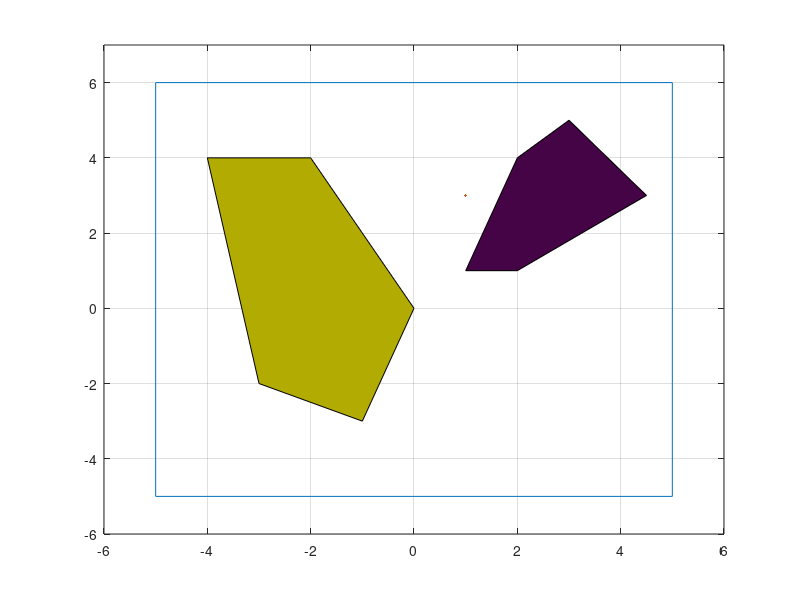
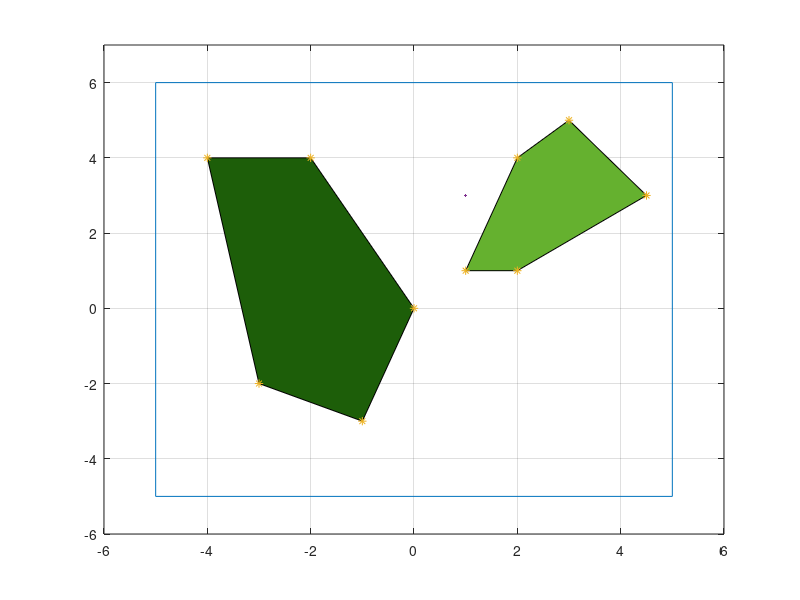

The MATLAB script that drew these images, in order: (Note: this script raises an error after producing the figures.)
clc
close all
clear 
%% Input 

%Workspace

Ymax   = 6;
Ymin   =-5;
Xwidth =10;

W = [Ymax Ymin Xwidth]; % Assume (0,0) is origin


%extracting work space
w1 = [-W(3)/2 W(1)];
w2 = [W(3)/2 W(1)];
w3 = [W(3)/2 W(2)];
w4 = [-W(3)/2 W(2)];
w5 = [-W(3)/2 W(1)];


WorkSpace = [w1; w2; w3; w4; w5];

% Obsticles

Q1 = [-4 4 ;-2 4 ;0 0 ; -1 -3;-3 -2];
Q2 = [1 1; 2 4; 3 5; 4.5 3; 2 1];

P(:,:,1) = Q1;
P(:,:,2) = Q2;



%% algo

% Getting all x and y Vales
n=0;
for i =1:length(P(1,1,:))
    for j =1:length(P)
    n = n+1;
    Px(n) = P(j,1,i);
    Py(n) = P(j,2,i);
    end
end
Xobj = [Px;Px];

% getting points from left to right

for i =1:length(Px)
    xmin = min(Px);
    finder = find(Px ==xmin);
  
    if length(finder)>=2
        for j = 2:length(finder)
            finder(j) =[];
        end
    else
    end

    Px(finder) = [];
    STGx(i) = xmin;
    STGy(i) = Py(finder);
    Py(finder) = [];
end

% Creaing verticle line

for i = 1:length(STGx)
VLine(:,1,i) =  [STGx(i) Ymax];
VLine(:,2,i) =  [STGx(i) Ymin];

Vlinex(:,i) = [STGx(i) STGx(i)];
Vliney(:,i) = [Ymax Ymin];
end

% stoping the vertivcle line from going through the obsticle

n=0;
for i =1:length(P(1,1,:))
     
     Que = 1:length(P);
     Que = [length(P) Que 1];
    for j =1:length(P)
        n = n+1;

        P_current    = P(j,1,i);
        P_node_back  = P(Que(j),1,i);
        P_node_front = P(Que(j+2),1,i);

       if (P_current < min(P_node_front, P_node_back)) || (P_current > max(P_node_front, P_node_back))
            

       else 

           if mean(P(:,2,i)) > P(j,2,i)
                Vliney(:,n) = [P(j,2,i) Ymin];
           else
                Vliney(:,n) = [Ymax P(j,2,i)];
           end
           
        end
    end
end

%% Getting polygons

%sweeping from left to right

n=0;
m=0;
k=0;

for i =1:length(P(1,1,:))
     
    xlast  = -W(3)/2;
    ylast1 = Ymax;
    ylast2 = Ymin;

    if i>1
    
    xlast  = max(P(:,1,i-1));
    else
    end

     Que = 1:length(P);
     Que = [length(P) Que 1];

  
       
   
    for j =1:length(P)+1
        n = n+1;
        m = m+1;
        k = k+1;

       

    
     if j == length(P)+1
        k = k-1;

        P_current    = [P(1,1,i) P(1,2,i)];
        P_node_back  = [P(Que(1),1,i) P(Que(j),2,i)];
        P_node_front = [P(Que(1+2),1,i) P(Que(1+2),2,i)];




       x1 = P(1,1,i);
       x4 = x1;
       x2 = xlast;
       x3 = x2;

        y1 =  P(1,2,i);
        y4 =  Vliney(2,k);

        if x1 <= x2
        y2 = P(Que(1),2,i);
        y3 = Ymin;
        else
        y2 = ylast1;
        y3 = P(Que(1),2,i);
        end

        Poly(:,:,m) = [x1 x2 x3 x4; y1 y2 y3 y4];
     else 

        P_current    = [P(j,1,i) P(j,2,i)];
        P_node_back  = [P(Que(j),1,i) P(Que(j),2,i)];
        P_node_front = [P(Que(j+2),1,i) P(Que(j+2),2,i)];



       if (P_current(1) < min(P_node_front(1), P_node_back(1))) || (P_current(1) > max(P_node_front(1), P_node_back(1)))
            
        y3 = ylast2;
        

        x1 = P(j,1,i);
        x4 = x1;
      
        x2 = xlast;
        x3 = x2;


        y1 =  Ymax;

        if y3 == Ymin
        y4 =  Ymin;
        else
        y4 = P(j,2,i);
        end
        y2 = ylast1;
        y3 = ylast2;


        Poly(:,:,m) = [x1 x2 x3 x4; y1 y2 y3 y4];

       else 
 
          
        x1 = P(j,1,i);
        x4 = x1;
      
        x2 = xlast;
        x3 = x2;


        y1 =  Vliney(1,k);
        y4 =  Vliney(2,k);

        if x1 <= x2
        y2 = P(Que(j),2,i);
        y3 = Ymin;
        else
        y2 = ylast1;
        y3 = P(Que(j),2,i);
        end
       


        Poly(:,:,m) = [x1 x2 x3 x4; y1 y2 y3 y4];    
       end

        xlast  = x1;
        Ylast1 = y1;
        ylast2 = y4;
     end
    
    end
end

% last segment
xlast  = max(P(:,1,length(P(1,1,:))));
x1 = xlast;
x4 = x1;
x2 = Xwidth/2;
x3 = x2;

y1 = Ymax;
y2 = Ymax;
y4 = Ymin;
y3 = Ymin;
Poly(:,:,m+1) = [x1 x2 x3 x4; y1 y2 y3 y4]; 



%% Plotting


figure(1)
title("WorkSpace")
plot(WorkSpace(:,1),WorkSpace(:,2),LineWidth=3);
xlim([-Xwidth/2-1 Xwidth/2+1])
ylim([Ymin-1 Ymax+1])
grid on
hold on
for j =1: length(P(1,1,:))
X = P(:,1,j);
Y = P(:,2,j);
fill(X,Y,[rand(1) rand(1) rand(1)])
hold on 
end


figure(2)
title("Sweeping Trap")
plot(WorkSpace(:,1),WorkSpace(:,2),LineWidth=3);
xlim([-Xwidth/2-1 Xwidth/2+1])
ylim([Ymin-1 Ymax+1])
grid on
hold on
for j =1: length(P(1,1,:))
X = P(:,1,j);
Y = P(:,2,j);
fill(X,Y,[rand(1) rand(1) rand(1)])
hold on 
end
hold on
plot(STGx,STGy,"*",LineWidth=3)
hold on

for i = 1:length(STGx)
plot(Xobj(:,i),Vliney(:,i),"black",linestyle = "--")
end

legend("Work space","Obsticle 1","Obsticle 2","Vetex")
hold off

%% Plotting shapes Animation

figure(3)
title("Segment Break Up")
% plotting work space
plot(WorkSpace(:,1), WorkSpace(:,2), 'LineWidth', 3);
xlim([-Xwidth/2-1 Xwidth/2+1])
ylim([Ymin-1 Ymax+1])
grid on
hold on

% plotting polygon obstacles 
for j = 1:length(P(1,1,:))
    X = P(:,1,j);
    Y = P(:,2,j);
    fill(X, Y, [rand(1) rand(1) rand(1)]);
    hold on
end

% plotting vertices
for i = 1:length(STGx)
    plot(STGx(i), STGy(i), '*', 'LineWidth', 3, 'Color', 'red');
    pause(0.3)
    hold on
end

% plotting line segments 
for i = 1:length(STGx)
    plot(Xobj(:,i), Vliney(:,i), 'k--', 'LineWidth', 2);
    pause(0.3)
    hold on
end

% plotting segments with dynamic legend updates
segment_handles = []; % Array to store handles for segments
legend_labels = {};   % Array to store labels

for i = 1:length(Poly(1,1,:))
    X = Poly(1,:,i);
    Y = Poly(2,:,i);
    % Plot segment and store handle with display name
    h_seg = fill(X, Y, [rand(1) rand(1) rand(1)], 'DisplayName', ['Segment ' num2str(i)]);
    segment_handles = [segment_handles, h_seg];
    legend_labels = [legend_labels, {['Segment ' num2str(i)]}];
    
    % Update legend dynamically
    legend(segment_handles, legend_labels, 'Location', 'bestoutside');
    drawnow; % Force MATLAB to update the figure window
    
    pause(0.3)
    hold on
end